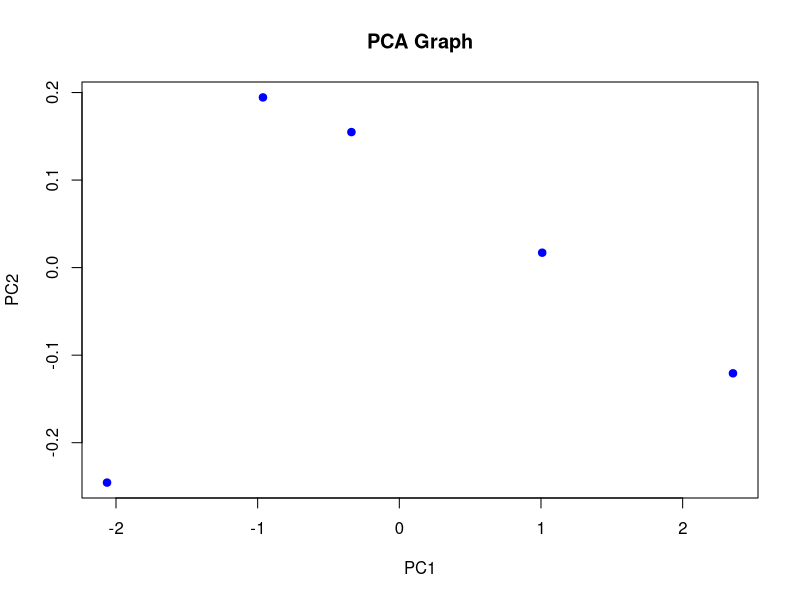

The R source for this figure:
# Data
data <- data.frame(
  Math = c(80,70,90,60,85),
  Science = c(75,65,95,55,80),
  English = c(78,68,88,58,82)
)

# PCA
result <- prcomp(data, scale = TRUE)
print(result)

# Summary
summary(result)

# Dot Graph
plot(result$x[,1], result$x[,2],
     pch = 19,
     col = "blue",
     main = "PCA Graph",
     xlab = "PC1",
     ylab = "PC2")
